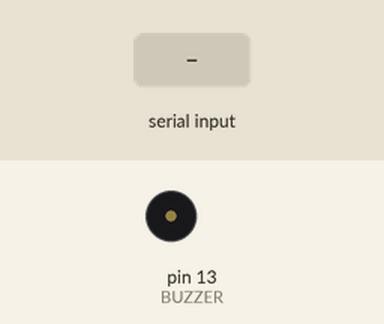
Recording of a sketch running on a simulated Arduino Uno, built with avr-gcc and run on an emulated ATmega328P. On the bench: buzzer (waves = sounding). The inputs (shaded band) are chosen by the test bench.

Above: at 1.2 s.
1.3 s: byte 1 (1) received over Serial
At 1.9 s:
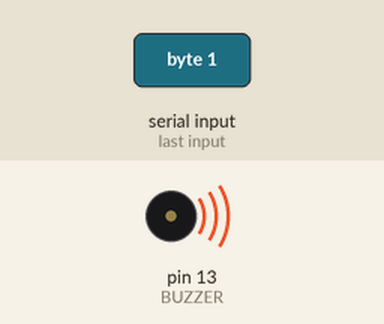
2.8 s: "1" received over Serial
At 4.2 s:
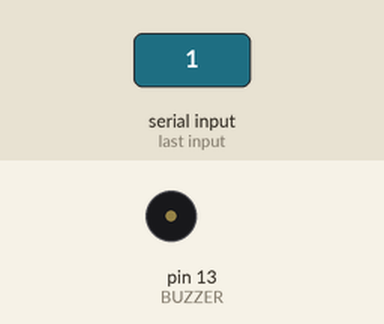
Timing chart, 0 to 5.8 s (numbered marks = the images above; inputs shaded):
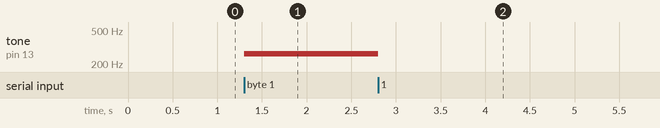

The sketch:

ex10_03_a.ino
```cpp
// 아두이노: 수신된 정수로 부저 제어

#define BUZZER 13

void setup( ) {
  Serial.begin(9600);
  pinMode(BUZZER, OUTPUT);
}

void loop() {
  while (Serial.available()) {
    int value = Serial.read();
    if (value == 1) {
      tone(BUZZER, 262);
    } else {
      noTone(BUZZER);
    }
  }
}
```

Measured:
- after the input at 1.3 s, tone on pin 13 (BUZZER): silent → 262 Hz at once
- after the input at 2.8 s, tone on pin 13 (BUZZER): 262 Hz → silent at once
